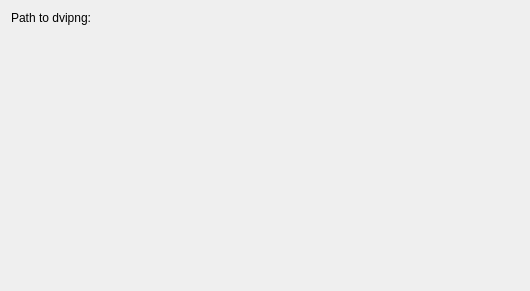
<?xml version="1.0" encoding="UTF-8"?>
<ui version="4.0">
 <class>Form</class>
 <widget class="QWidget" name="Form">
  <property name="geometry">
   <rect>
    <x>0</x>
    <y>0</y>
    <width>530</width>
    <height>291</height>
   </rect>
  </property>
  <property name="windowTitle">
   <string>Form</string>
  </property>
  <layout class="QGridLayout" name="gridLayout">
   <item row="0" column="0">
    <widget class="QLabel" name="label">
     <property name="text">
      <string>Path to dvipng:</string>
     </property>
    </widget>
   </item>
   <item row="1" column="0">
    <widget class="KLFPathChooser" name="INPUT_dvipng">
     <property name="path">
      <string>dvipng</string>
     </property>
    </widget>
   </item>
   <item row="2" column="0">
    <spacer name="verticalSpacer">
     <property name="orientation">
      <enum>Qt::Vertical</enum>
     </property>
     <property name="sizeHint" stdset="0">
      <size>
       <width>20</width>
       <height>182</height>
      </size>
     </property>
    </spacer>
   </item>
  </layout>
 </widget>
 <customwidgets>
  <customwidget>
   <class>KLFPathChooser</class>
   <extends>QFrame</extends>
   <header>klfpathchooser.h</header>
  </customwidget>
 </customwidgets>
 <resources/>
 <connections/>
</ui>
